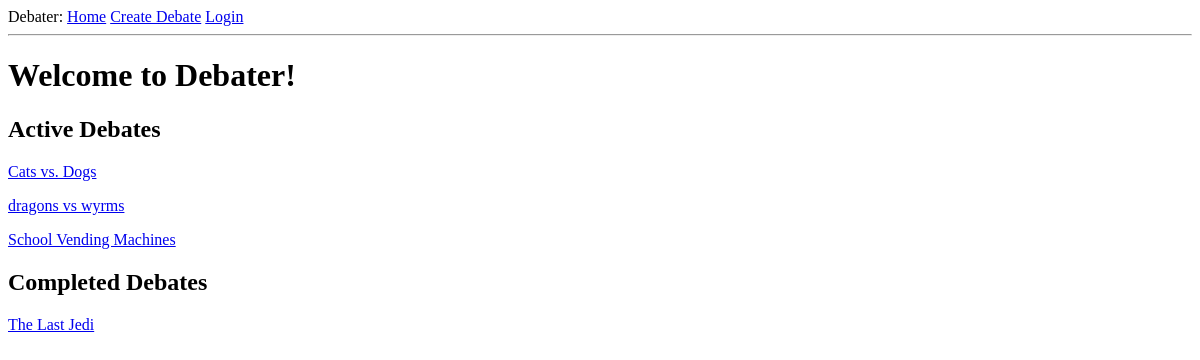
The page /index on the database as committed earlier.
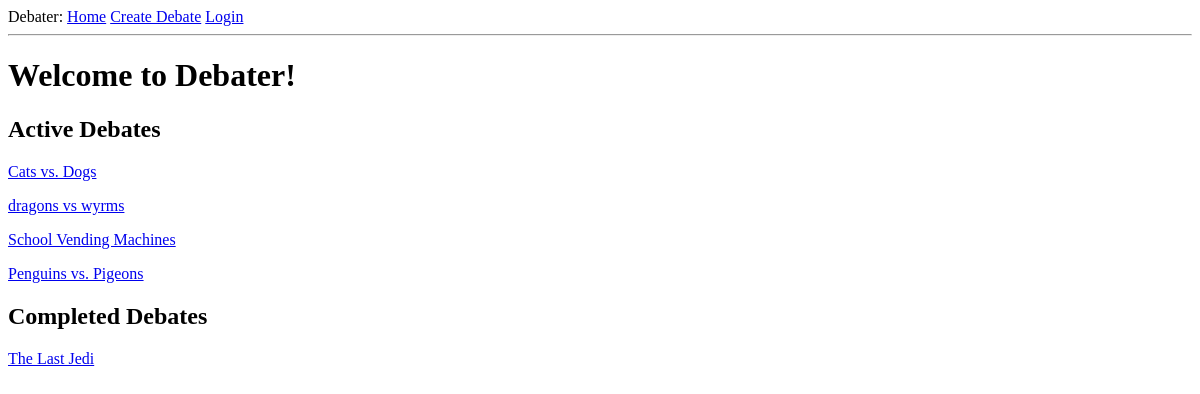
The same page on the database as committed later.
### app/models.py (models this page shows, shortened)
class Debate(db.Model):
    id = db.Column(db.Integer, primary_key=True)
    topic = db.Column(db.Text)
    affirmative_id = db.Column(db.Integer, db.ForeignKey('user.id'))
    affirmative = db.relationship('User', foreign_keys=[affirmative_id])
    negative_id = db.Column(db.Integer, db.ForeignKey('user.id'))
    negative = db.relationship('User', foreign_keys=[negative_id])
    affirmative_title = db.Column(db.Text)
    negative_title = db.Column(db.Text)
    affirmative_constructive = db.Column(db.Text)
    negative_constructive = db.Column(db.Text)
    affirmative_rebuttal = db.Column(db.Text)
    negative_rebuttal = db.Column(db.Text)
    affirmative_rejoinder = db.Column(db.Text)

### app/routes.py (the view)
@app.route('/')
@app.route('/index')
def index():
    debates = Debate.query.all()
    return render_template('index.html', title='Home', debates=debates)

### app/templates/index.html
{% extends "base.html" %}
{% block content %}
  <h1>Welcome to Debater!</h1>
  <h2>Active Debates</h2>
  {% for d in debates %}
  {% if d.affirmative_rejoinder == None %}
  <p><a href="{{ url_for('debate', id=d.id) }}">{{ d.topic }}</a></p>
  {% endif %}
  {% endfor %}
  <h2>Completed Debates</h2>
  {% for d in debates %}
  {% if d.affirmative_rejoinder != None %}
  <p><a href="{{ url_for('debate', id=d.id) }}">{{ d.topic }}</a></p>
  {% endif %}
  {% endfor %}
{% endblock %}

### app/templates/base.html (shortened to what this page needs)
<html>
<head>
</head>
<body>
  <div>
    Debater:
    <a href="{{ url_for('index') }}">Home</a>
    <a href="{{ url_for('create_debate') }}">Create Debate</a>
    {% if current_user.is_anonymous %}
    <a href="{{ url_for('login') }}">Login</a>
    {% else %}
    <a href="{{ url_for('logout') }}">Logout</a>
    {% endif %}
  </div>
  <hr>
  {% block content %}{% endblock %}
</body>
</html>

Rows that differ between the two databases and show on the page:
added Debate: topic "Penguins vs. Pigeons", shown under "Active Debates"
